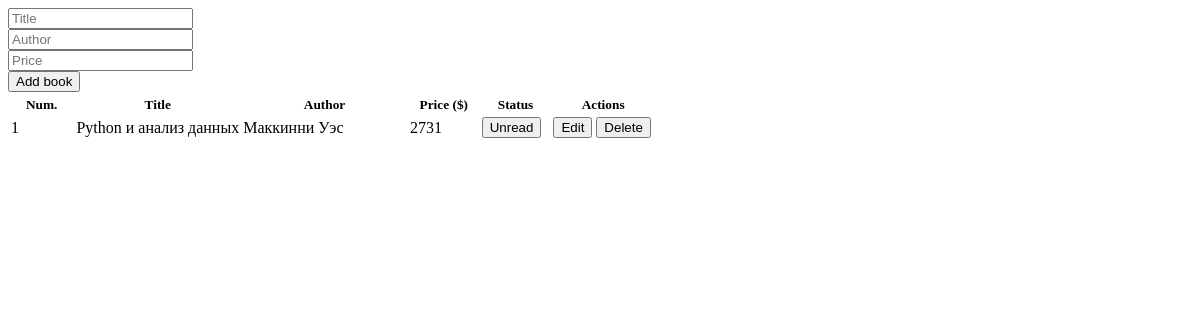
/, run on an earlier commit of the app's database.
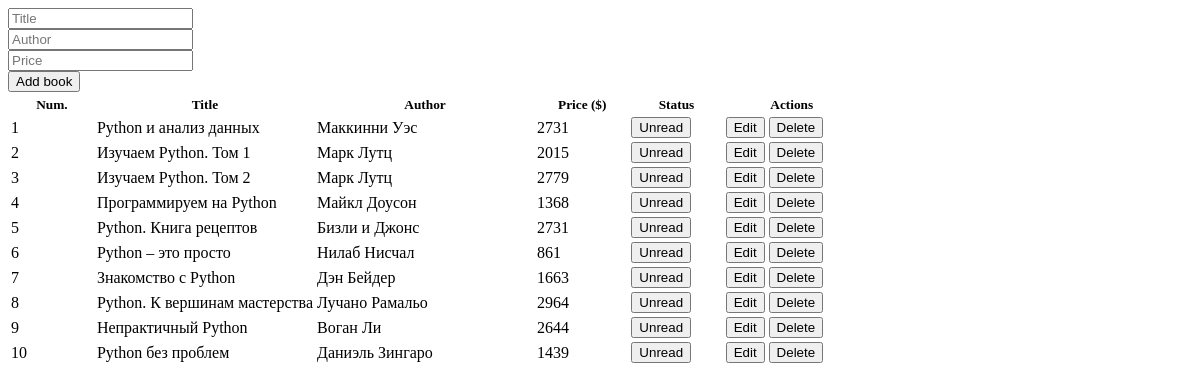
And on a later commit of the database.
### books/models.py (models this page shows, shortened)
class Book(models.Model):
    title = models.CharField(max_length=200)
    author = models.CharField(max_length=200)
    price = models.PositiveIntegerField(default=0)
    read = models.BooleanField(default=False)

### books/views.py (the view)
# urls.py: path("", book_list, name="book_list"),
@require_http_methods(['GET'])
def book_list(request):
    book_list = Book.objects.all()
    form = BookCreateForm(auto_id=False)
    return render(request, 'base.html', {'book_list': book_list, 'form': form})

### books/forms.py
class BookCreateForm(ModelForm):
    title = CharField(required=False, widget=TextInput(attrs={"class": "clrtxt", "placeholder": "Title"}))
    author = CharField(required=False, widget=TextInput(attrs={"class": "clrtxt", "placeholder": "Author"}))
    price = CharField(required=False, widget=TextInput(attrs={"class": "clrtxt", "placeholder": "Price"}))
    class Meta:
        model = Book
        fields = ['title', 'author', 'price']

### templates/base.html (shortened to what this page needs)
<!DOCTYPE html>
<html>
<head>
</head>
<body hx-headers='{"X-CSRFToken": "{{ csrf_token }}"}'>
<div>
    <div>
        <div>
            {% include "partial_create_book_form.html" %}
            <form>
            <table>
                <thead>
                <tr>
                    <th scope="col" style="width: 10%">
                        <small>
                            Num.
                        </small>
                    </th>
                    <th scope="col" style="width: 26%">
                        <small>
                            Title
                        </small>
                    </th>
                    <th scope="col" style="width: 26%">
                        <small>
                            Author
                        </small>
                    </th>
                    <th scope="col" style="width: 11%">
                        <small>
                            Price ($)
                        </small>
                    </th>
                    <th scope="col" style="width: 11%">
                        <small>
                            Status
                        </small>
                    </th>
                    <th scope="col" style="width: 16%">
                        <small>
                            Actions
                        </small>
                    </th>
                </tr>
                </thead>
                <tbody id="book-list">
                {% include "partial_book_list.html" %}
                </tbody>
            </table>
            </form>
</body>
</html>

### templates/partial_book_detail.html
<tr>
    <td>
        {{ book.id }}
    </td>
    <td>
        {{ book.title }}
    </td>
    <td>
        {{ book.author }}
    </td>
    <td>
        {{ book.price }}
    </td>
    <td>
        {% if not book.read %}
            <button class="disbtn">
                Unread
            </button>
        {% else %}
            <button class="disbtn">
                Read
            </button>
        {% endif %}
    </td>
    <td>
        <button class="disbtn"
                hx-put="{% url 'update_book_details' book.id %}"
                hx-target="closest tr"
                hx-swap="outerHTML" >
            Edit
        </button>
        <button class="disbtn"
                hx-delete="{% url 'delete_book' book.id %}"
                hx-target="closest tr"
                hx-swap="outerHTML"
                hx-confirm="Are you sure you wish to delete this book?" >
            Delete
        </button>
    </td>
</tr>

What changed in the data, as far as the page shows it:
added Book: id "2", title "Изучаем Python. Том 1", author "Марк Лутц", price "2015", read "Unread"
added Book: id "3", title "Изучаем Python. Том 2", author "Марк Лутц", price "2779", read "Unread"
added Book: id "4", title "Программируем на Python", author "Майкл Доусон", price "1368", read "Unread"
added Book: id "5", title "Python. Книга рецептов", author "Бизли и Джонс", price "2731", read "Unread"
added Book: id "6", title "Python – это просто", author "Нилаб Нисчал", price "861", read "Unread"
added Book: id "7", title "Знакомство с Python", author "Дэн Бейдер", price "1663", read "Unread"
added Book: id "8", title "Python. К вершинам мастерства", author "Лучано Рамальо", price "2964", read "Unread"
added Book: id "9", title "Непрактичный Python", author "Воган Ли", price "2644", read "Unread"
added Book: id "10", title "Python без проблем", author "Даниэль Зингаро", price "1439", read "Unread"
